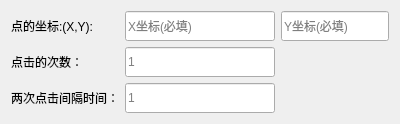
   <widget class="QWidget" name="single_point_touch_test">
    <attribute name="title">
     <string>单点点击测试</string>
    </attribute>
    <layout class="QGridLayout" name="gridLayout">
     <item row="0" column="0">
      <layout class="QGridLayout" name="single_point_touch_test">
       <item row="0" column="2">
        <widget class="QLineEdit" name="v_touch_pos_y">
         <property name="minimumSize">
          <size>
           <width>0</width>
           <height>30</height>
          </size>
         </property>
         <property name="maximumSize">
          <size>
           <width>16777215</width>
           <height>30</height>
          </size>
         </property>
         <property name="placeholderText">
          <string>Y坐标(必填)</string>
         </property>
        </widget>
       </item>
       <item row="1" column="0">
        <widget class="QLabel" name="touch_num">
         <property name="whatsThis">
          <string>&lt;html&gt;&lt;head/&gt;&lt;body&gt;&lt;p&gt;点击的次数。取值范围为&amp;gt;=1的整数。不填默认为1。单位为次。&lt;/p&gt;&lt;/body&gt;&lt;/html&gt;</string>
         </property>
         <property name="text">
          <string>点击的次数：</string>
         </property>
        </widget>
       </item>
       <item row="0" column="1">
        <widget class="QLineEdit" name="v_touch_pos_x">
         <property name="minimumSize">
          <size>
           <width>150</width>
           <height>30</height>
          </size>
         </property>
         <property name="maximumSize">
          <size>
           <width>16777215</width>
           <height>30</height>
          </size>
         </property>
         <property name="placeholderText">
          <string>X坐标(必填)</string>
         </property>
        </widget>
       </item>
       <item row="2" column="0">
        <widget class="QLabel" name="touch_i_time">
         <property name="whatsThis">
          <string>&lt;html&gt;&lt;head/&gt;&lt;body&gt;&lt;p&gt;两次点击间隔时间。取值范围为&amp;gt;0的浮点数。不填默认为1。单位为秒。&lt;/p&gt;&lt;/body&gt;&lt;/html&gt;</string>
         </property>
         <property name="text">
          <string>两次点击间隔时间：</string>
         </property>
        </widget>
       </item>
       <item row="1" column="1">
        <widget class="QLineEdit" name="v_touch_num">
         <property name="minimumSize">
          <size>
           <width>0</width>
           <height>30</height>
          </size>
         </property>
         <property name="maximumSize">
          <size>
           <width>16777215</width>
           <height>30</height>
          </size>
         </property>
         <property name="placeholderText">
          <string>1</string>
         </property>
        </widget>
       </item>
       <item row="2" column="1">
        <widget class="QLineEdit" name="v_touch_i_time">
         <property name="minimumSize">
          <size>
           <width>0</width>
           <height>30</height>
          </size>
         </property>
         <property name="maximumSize">
          <size>
           <width>16777215</width>
           <height>30</height>
          </size>
         </property>
         <property name="placeholderText">
          <string>1</string>
         </property>
        </widget>
       </item>
       <item row="0" column="0">
        <widget class="QLabel" name="touch_pos">
         <property name="whatsThis">
          <string>&lt;html&gt;&lt;head/&gt;&lt;body&gt;&lt;p&gt;点击点的坐标(X,Y)。X的取值范围为(0,分辨率X)，Y的取值范围为(0,分辨率Y)。&lt;/p&gt;&lt;/body&gt;&lt;/html&gt;</string>
         </property>
         <property name="text">
          <string>点的坐标:(X,Y):</string>
         </property>
        </widget>
       </item>
      </layout>
     </item>
    </layout>
   </widget>
